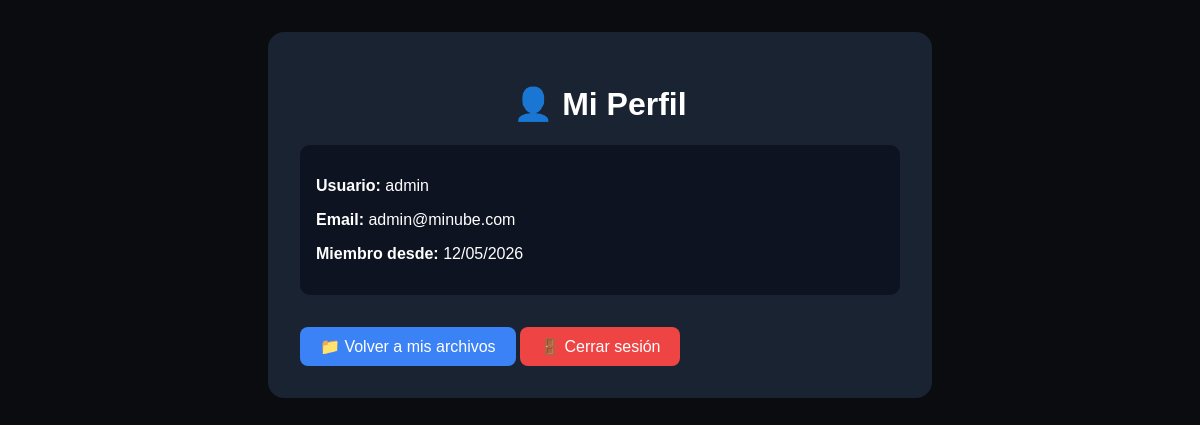
The app's page /perfil (signed in) with its own data.
### instance/app.py (models this page shows, shortened)
class User(UserMixin, db.Model):
    id = db.Column(db.Integer, primary_key=True)
    username = db.Column(db.String(80), unique=True, nullable=False)
    email = db.Column(db.String(120), unique=True, nullable=False)
    password = db.Column(db.String(200), nullable=False)
    role = db.Column(db.String(20), default='user')  # user, admin, owner
    is_banned = db.Column(db.Boolean, default=False)
    ban_reason = db.Column(db.String(200), nullable=True)
    ban_until = db.Column(db.DateTime, nullable=True)
    avatar = db.Column(db.String(200), default='default.png')
    created_at = db.Column(db.DateTime, default=datetime.utcnow)
    last_login = db.Column(db.DateTime, nullable=True)
    files = db.relationship('File', backref='owner', lazy=True)
    def is_banned_active(self):
        if not self.is_banned:
            return False

### instance/app.py (the view)
@app.route('/perfil')
@login_required
def perfil():
    return render_template('perfil.html', user=current_user)

### instance/app.py (called while the page is built)
@login_manager.user_loader
def load_user(user_id):
    user = User.query.get(int(user_id))
    if user and user.is_banned_active():
        return None
    return user

### templates/perfil.html (shortened to what this page needs)
<!DOCTYPE html>
<html>
<head>
</head>
<body>
    <div class="container">
        <h1>👤 Mi Perfil</h1>
        <div class="info">
            <p><strong>Usuario:</strong> {{ user.username }}</p>
            <p><strong>Email:</strong> {{ user.email }}</p>
            <p><strong>Miembro desde:</strong> {{ user.created_at.strftime('%d/%m/%Y') if user.created_at else 'Nuevo' }}</p>
        </div>
        <a href="{{ url_for('dashboard') }}" class="btn">📁 Volver a mis archivos</a>
        <a href="{{ url_for('logout') }}" class="btn btn-danger">🚪 Cerrar sesión</a>
    </div>
</body>
</html>

### templates/perfil.html (style rules this page uses)
body { font-family: Arial, sans-serif; background: #0a0c10; margin: 0; padding: 2rem; }
.container { max-width: 600px; margin: 0 auto; background: #1a2332; border-radius: 16px; padding: 2rem; }
h1 { color: white; text-align: center; }
.info { color: white; margin: 1rem 0; padding: 1rem; background: #0d1320; border-radius: 10px; }
.btn { display: inline-block; padding: 10px 20px; background: #3b82f6; color: white; text-decoration: none; border-radius: 8px; margin-top: 1rem; }
.btn-danger { background: #ef4444; }

### records on screen
User: username "admin", email "admin@minube.com", created_at "12/05/2026"
